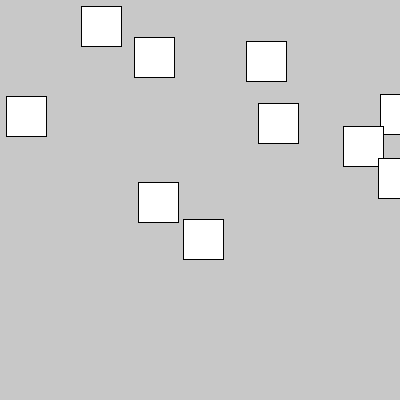
Frame 1 (no input)
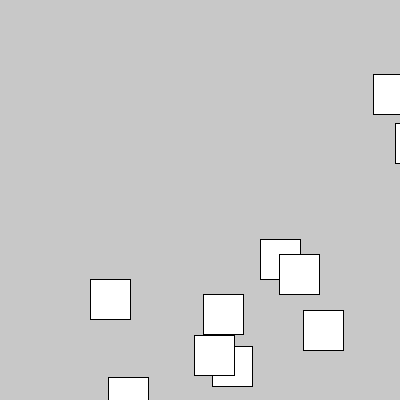
Frame 60 (the mouse pressed at the canvas centre just before this capture)
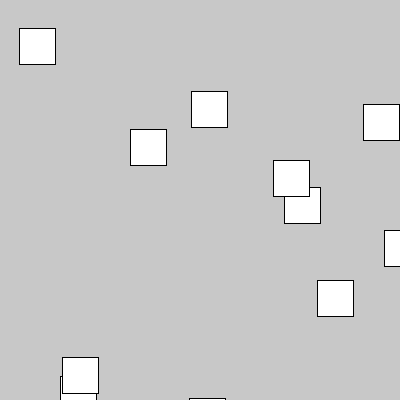
Frame 120 (the mouse held since frame 60 and released just before this capture)

The Processing sketch that drew these frames (run headless with seeded random() and noise(); from frame 60 on, the mouse is pressed at the canvas centre):

// Processing sketch: for_simple_random
// ── for_simple_random.pde
int cant = 10;
int tam;

void setup(){
  size(400,400);
  tam = width/cant;
}

void draw(){
  background(200);
  for(int i=0; i<cant;i++){
    int x = floor(random(0,width));
    int y = floor(random(0,width));
    rect(x,y,tam,tam);
  }
}

void mousePressed(){
  cant++;
  tam = width/cant;
}

void keyPressed(){
  cant--;
  tam = width/cant;
}
